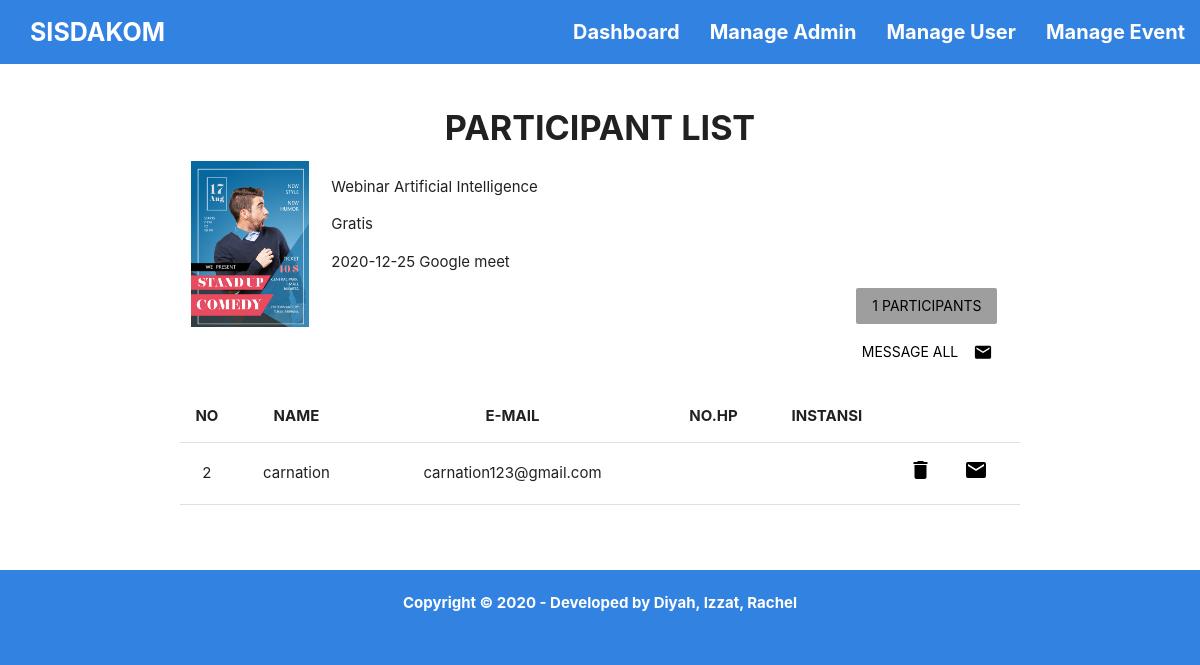
/templates/admin-participant-flist.php?id=30 (signed in), run on the app's committed database.
### tables this page shows
CREATE TABLE `event` (
  `id_event` int(11) NOT NULL,
  `nama_event` varchar(100) DEFAULT NULL,
  `htm` int(20) DEFAULT NULL,
  `kategori_event` varchar(10) DEFAULT NULL,
  `informasi_event` varchar(200) DEFAULT NULL,
  `tanggal_event` varchar(15) DEFAULT NULL,
  `waktu_event` varchar(6) DEFAULT NULL,
  `tempat_event` varchar(100) DEFAULT NULL,
  `max_partisipan` int(10) DEFAULT NULL,
  `poster_event` varchar(255) DEFAULT NULL,
  `status_event` varchar(10) DEFAULT NULL
);

CREATE TABLE `event_partisipan_gratis` (
  `id_partisipan` int(11) NOT NULL,
  `id_event` int(11) NOT NULL,
  `id_user` int(11) NOT NULL
);

CREATE TABLE `user` (
  `id_user` int(11) NOT NULL,
  `user_username` varchar(50) NOT NULL,
  `user_email` varchar(100) NOT NULL,
  `full_name` varchar(100) NOT NULL,
  `instansi` varchar(75) NOT NULL,
  `angkatan` varchar(4) NOT NULL,
  `user_picture` blob NOT NULL,
  `user_password` varchar(300) NOT NULL,
  `phone_number` varchar(15) NOT NULL
);

### templates/functions2.php (called while the page is built, shortened)
<?php
$conn = mysqli_connect("localhost","root","","sisdakom");
function query($query) {
    global $conn;
    $result = mysqli_query($conn, $query);
    $rows = [];
    while( $row = mysqli_fetch_assoc($result) ){
        $rows[] = $row;
    }
    return $rows;
}
?>

### templates/admin-participant-flist.php (the view, shortened to what this page needs)
<?php
require 'functions2.php';
$id = $_GET["id"];
$count = query("SELECT COUNT(*) FROM event_partisipan_gratis WHERE id_event = $id");
$event_data = query("SELECT * FROM event WHERE id_event = $id");
$event = query("SELECT * FROM event_partisipan_gratis
            INNER JOIN user ON event_partisipan_gratis.id_user = user.id_user
            INNER JOIN event ON event_partisipan_gratis.id_event = event.id_event");
?>
<!DOCTYPE html>
<html lang="en">
<head>
    <link rel="stylesheet" href="../static/css/main.css">
    <link rel="stylesheet" href="../static/css//materialize.css">
</head>
<body class="blue">
    <nav class="blue">
        <div class="nav-wrapper">
            <a href="#" class="brand-logo white-text" style="font-size: 25px;"><b>SISDAKOM</b></a>
            <ul id="nav-mobile" class="right hide-on-med-and-down">
                <li><a href="admin-dashboard.php" class="white-text" style="font-size: 20px;"><b>Dashboard</b></a></li>
                <li><a href="admin-list.php" class="white-text" style="font-size: 20px;"><b>Manage Admin</b></a></li>
                <li><a href="admin-userlist.php" class="white-text" style="font-size: 20px;"><b>Manage User</b></a></li>
                <li><a href="admin-manage-event.php" class="white-text" style="font-size: 20px;"><b>Manage Event</b></a></li>
            </ul>
        </div>
    </nav>
    <main class="white">
        <br>
        <div class="container">
            <h4 class="center typo-1"><b>PARTICIPANT LIST</b></h4>
            <div class="row">
                <?php foreach( $event_data as $row) : ?>
                    <?php if( $row["id_event"] == $id ) { ?>
                <div class="col s2 m2 l2">
                    <img src="../static/img/<?= $row["poster_event"] ?>" class="responsive-img">
                </div>
                <div class="col s10 m10 l10">
                    <p><?= $row["nama_event"] ?></p>
                    <p>Gratis</p>
                    <p><?= $row["tanggal_event"] ?>  <?= $row["tempat_event"] ?></p>
                    <?php } ?>
                <?php endforeach; ?>
                <?php foreach( $count as $row) : ?>
                <div class="col s12 m12 l12">
                    <a class="waves-effect waves-teal btn-flat grey right black-text"><?= $row["COUNT(*)"] ?> PARTICIPANTS</a>
                </div>
                <?php endforeach; ?>
            </div>
            <div class="row">
                <div class="col s12 m12 l12">
                    <a class="waves-effect waves-teal btn-flat green accent-2 right black-text"><i class="right material-icons">mail</i>Message All</a>
                </div>
            </div>
            <table class="centered responsive-table">
                <thead>
                    <tr>
                        <th>NO</th>
                        <th>NAME</th>
                        <th>E-MAIL</th>
                        <th>NO.HP</th>
                        <th>INSTANSI</th>
                        <th></th>
                        <th></th>
                        <th></th>
                    </tr>
                </thead>
                <tbody>
                    <?php $i =1; ?>
                    <?php foreach( $event as $row) : ?>
                        <?php if( $row["id_event"] == $id ) { ?>
                    <tr>
                        <td><?= $i; ?></td>
                        <td><?= $row["full_name"]; ?></td>
                        <td><?= $row["user_email"]; ?></td>
                        <td><?= $row["phone_number"]; ?></td>
                        <td><?= $row["instansi"]; ?></td>
                        <td><a href="admin-delete-flist.php?del=<?= $row["id_partisipan"]; ?>&id=<?= $id ?>" onclick="
                            return confirm('Apakah Anda yakin?');" class="black-text"><i class="green-text accent-2-text material-icons">delete</i></a></td>
                        <td><a class="black-text"><i class="green-text accent-2-text material-icons">mail</i></a></td>
                    </tr>
                        <?php } ?>
                    <?php $i++; ?>
                    <?php endforeach; ?>
                </tbody>
            </table>
        </div>
        <br>
        <br>
    </main>
    <footer class="blue">
        <br>
        <div class="center">
            <a class="white-text"><b>Copyright © 2020 - Developed by Diyah, Izzat, Rachel</b></a>
        </div>
        <br>
    </footer>
</body>
</html>

### static/css/main.css (style rules this page uses)
.brand-logo { padding-left: 10px !important; }

### data on the page
event: poster_event (picture), nama_event "Webinar Artificial Intelligence", tanggal_event "2020-12-25", tempat_event "Google meet"
event_partisipan_gratis: id_user.full_name "carnation", id_user.user_email "carnation123@gmail.com"

### other printed values
$row["COUNT(*)"] "1"
